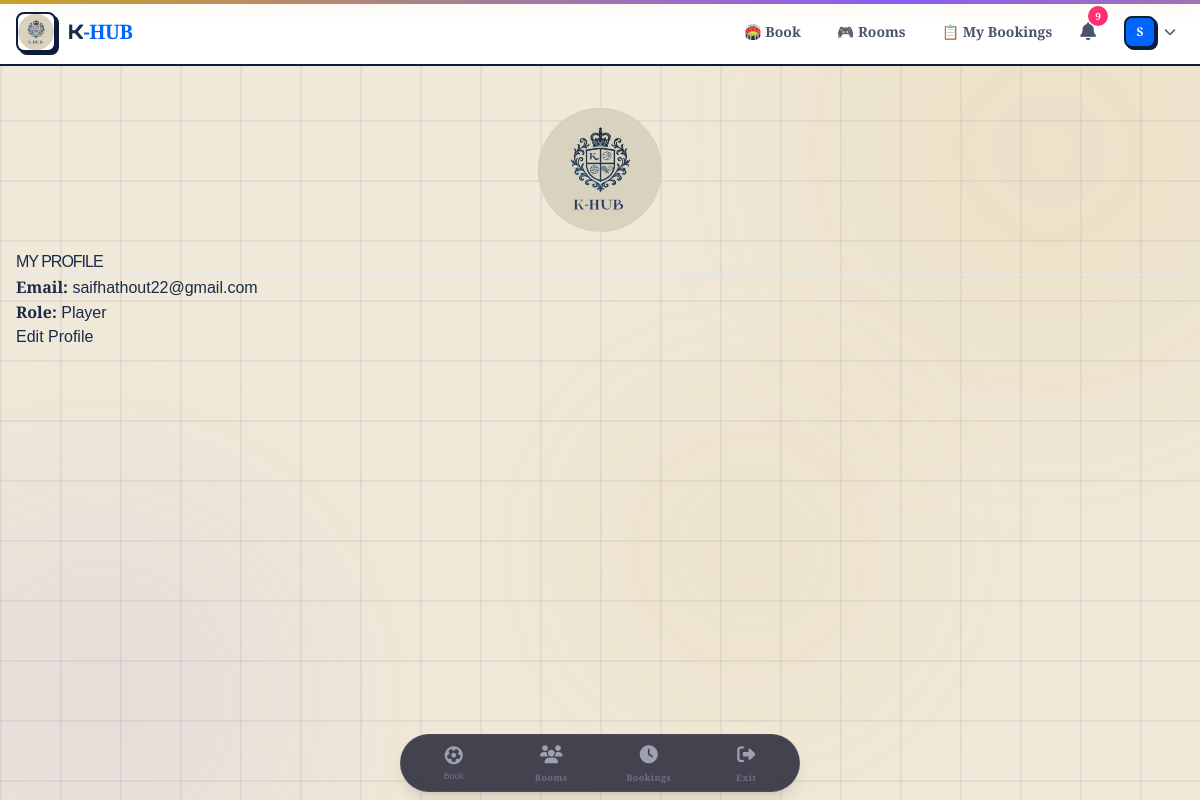
The app's page /accounts/profile/ (signed in) with its own data.
### accounts/models.py (models this page shows, shortened)
class User(AbstractBaseUser, PermissionsMixin):
    ROLE_CHOICES = [
        ('PLAYER', 'Player'),
        ('VENUE_OWNER', 'Venue Owner'),
        ('ADMIN', 'Admin'),
    ]
    email = models.EmailField(unique=True, db_index=True)
    username = models.CharField(max_length=50, unique=True, null=True, blank=True)
    role = models.CharField(max_length=20, choices=ROLE_CHOICES, default='PLAYER')
    is_active = models.BooleanField(default=True)
    is_staff = models.BooleanField(default=False)
    date_joined = models.DateTimeField(default=timezone.now)
    objects = UserManager()
    USERNAME_FIELD = 'email'
    REQUIRED_FIELDS = []
    class Meta:
        indexes = [
            models.Index(fields=['email']),
            models.Index(fields=['role']),
        ]
    @property
    def is_player(self):
        return self.role == 'PLAYER'

### accounts/views.py (the view)
# urls.py: path('profile/', views.profile_view, name='profile'),
@login_required
def profile_view(request):
    return render(request, 'accounts/profile.html')

### notifications/context_processors.py (called while the page is built)
def unread_count(request):
    if request.user.is_authenticated:
        count = Notification.objects.filter(user=request.user, is_read=False).count()
        return {'unread_notifications_count': count}
    return {'unread_notifications_count': 0}

### accounts/templates/accounts/profile.html (shortened to what this page needs)
{% extends 'base.html' %}
{% block content %}
<h1>My Profile</h1>
<hr>
<div class="card">
    <div class="card-body">
        <p><strong>Email:</strong> {{ user.email }}</p>
        <p><strong>Role:</strong> {{ user.get_role_display }}</p>
        <a href="/accounts/profile/edit/" class="btn btn-primary">Edit Profile</a>
    </div>
</div>
{% endblock %}

### templates/navbar.html (shortened to what this page needs)
{% load static %}
<nav class="hidden md:block bg-white border-b-2 border-[#0B1D3A] sticky top-0 z-50">
    <div class="container mx-auto px-4 max-w-7xl">
        <div class="flex items-center justify-between h-16">
            <a href="/" class="flex items-center gap-3">
                <img src="{% static 'img/logo.png' %}" alt="K-HUB" class="w-10 h-10 rounded-lg border-2 border-[#0B1D3A] shadow-[3px_3px_0px_#0B1D3A] object-contain bg-white">
                <span class="text-xl font-black tracking-tight" style="font-family: 'Orbitron', sans-serif;">
                    K<span style="color: #0066FF;">-HUB</span>
                </span>
            </a>
            {% if user.is_authenticated %}
            <div class="flex items-center gap-1">
                {% if user.is_player %}
                    <a href="{% url 'booking:browse_fields' %}" class="px-4 py-2 text-sm font-bold text-[#4A5568] hover:text-[#0066FF] hover:bg-[#F5F0E5] rounded-lg transition">
                        🏟️ Book
                    </a>
                    <a href="{% url 'teams:room_list' %}" class="px-4 py-2 text-sm font-bold text-[#4A5568] hover:text-[#0066FF] hover:bg-[#F5F0E5] rounded-lg transition">
                        🎮 Rooms
                    </a>
                    <a href="{% url 'booking:history' %}" class="px-4 py-2 text-sm font-bold text-[#4A5568] hover:text-[#0066FF] hover:bg-[#F5F0E5] rounded-lg transition">
                        📋 My Bookings
                    </a>
                {% endif %}
                <a href="{% url 'notifications:list' %}" class="relative p-2 text-[#4A5568] hover:text-[#0066FF] transition">
                    <i class="fas fa-bell text-lg"></i>
                    <span id="notifBadge" class="absolute -top-1 -right-1 w-5 h-5 bg-[#FF2D78] rounded-full text-[10px] flex items-center justify-center font-bold text-white hidden">
                    </span>
                </a>
                <div class="relative ml-2">
                    <button onclick="document.getElementById('userDropdown').classList.toggle('hidden')" class="flex items-center gap-2 p-2 hover:bg-[#F5F0E5] rounded-lg transition">
                        <div class="w-8 h-8 rounded-lg bg-[#0066FF] flex items-center justify-center text-white font-bold text-xs border-2 border-[#0B1D3A] shadow-[2px_2px_0px_#0B1D3A]">
                            {{ user.username|first|upper }}
                        </div>
                        <i class="fas fa-chevron-down text-xs text-[#4A5568]"></i>
                    </button>
                </div>
            </div>
{% else %}
<div class="flex items-center gap-3">
    <a href="{% url 'accounts:login' %}" class="btn-outline text-xs py-2 px-4">Sign In</a>
    <a href="{% url 'accounts:register_player' %}" class="btn-chrome text-xs py-2 px-4">Get Started</a>
</div>
{% endif %}
        </div>
    </div>
</nav>

### templates/base.html (style rules this page uses)
:root { --chrome: #C9A227; --navy: #1A2A4A; --beige: #F0E8D8; --white: #F0E8D8; --pink: #C9A227; --purple: #8B5CF6; --border: #1A2A4A; --gold: #C9A227; --text-light: #F0E8D8; --text-dark: #1A2A4A; }
* { font-family: 'Cinzel', sans-serif; }
h1, h2, h3 { font-family: 'Cinzel', sans-serif; font-weight: 800; text-transform: uppercase; letter-spacing: -1px; }
body { background: var(--beige); color: var(--navy); min-height: 100vh; font-weight: 500; overflow-x: hidden; }
body::before { content: ''; position: fixed; inset: 0; background-image: linear-gradient(rgba(26,42,74,0.06) 2px, transparent 2px), linear-gradient(90deg, rgba(26,42,74,0.06) 2px, transparent 2px); background-size: 60px 60px; animation: gridMove 20s linear infinite; pointer-events: none; z-index: 0; }
body::after { content: ''; position: fixed; top: 0; left: 0; right: 0; height: 4px; background: linear-gradient(90deg, var(--chrome), var(--purple), var(--pink), var(--gold), var(--chrome)); background-size: 300% 100%; animation: chromeSlide 2s linear infinite; z-index: 100; box-shadow: 0 0 20px rgba(201,162,39,0.3); }

### records on screen
User: username|first "S", email "saifhathout22@gmail.com", role "Player"
